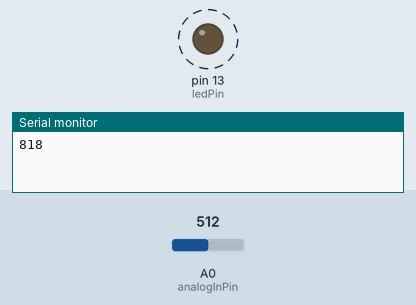
A sketch run on a simulated Arduino Uno, built with avr-gcc and run on an emulated ATmega328P. Parts: output pins drawn as LEDs (lit = HIGH), the last lines printed to the serial monitor. Dashed ring = blinking. The inputs (shaded band) are chosen by the test bench; at power-on: A0 (analogInPin) = 512.

Above: at 0.9 s.
2.5 s: A0 (analogInPin) set to 122
At 2.5 s:
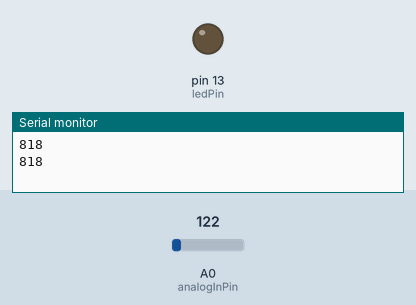
At 3.4 s:
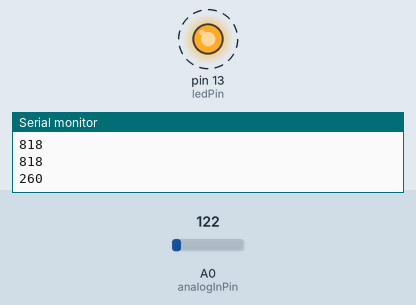
6.0 s: A0 (analogInPin) set to 0
Timing chart, 0 to 15.5 s (numbered marks = the images above; inputs shaded):
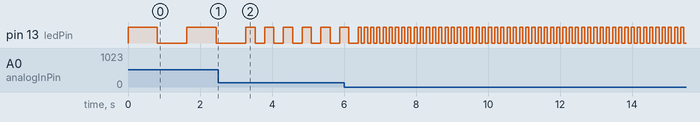

Measured:
- after the input at 2.5 s, pin 13 (ledPin): alternates HIGH for 0.26 s and LOW for 0.26 s, starting after 1.0 s
- by itself, pin 13 (ledPin): alternates HIGH for 0.82 s and LOW for 0.82 s

The sketch:

ws02_03__analog_blink.ino
```cpp
const int analogInPin = A0;
int sensorValue = 0;

const int ledPin = 13;
int adcValue = 0;

void setup() {
  Serial.begin(9600);
  pinMode(ledPin, OUTPUT);
}

void loop() {
  sensorValue = analogRead(analogInPin);
  //adcValue = sensorValue;
  adcValue = map(sensorValue, 10, 988, 100, 1500);

  Serial.println(adcValue);

  digitalWrite(ledPin, HIGH);
  delay(adcValue);

  digitalWrite(ledPin, LOW);
  delay(adcValue);
}
```
